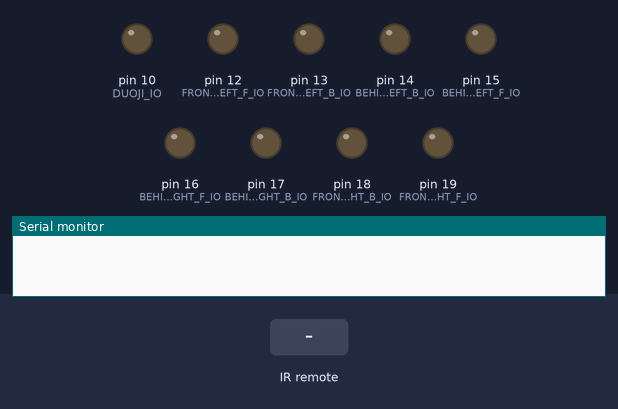
Simulated run of this sketch. Board: Arduino Uno, built with avr-gcc and run on an emulated ATmega328P. On the bench: output pins drawn as LEDs (lit = HIGH), the last lines printed to the serial monitor. Inputs (shaded band) come from the test bench.

Above: at 1.2 s.
1.3 s: infrared code 0xC2 received
At 1.9 s:
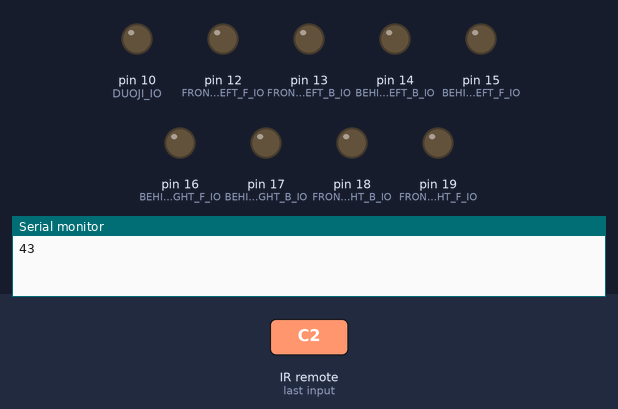
3.0 s: infrared code 0x22 received
At 4.7 s:
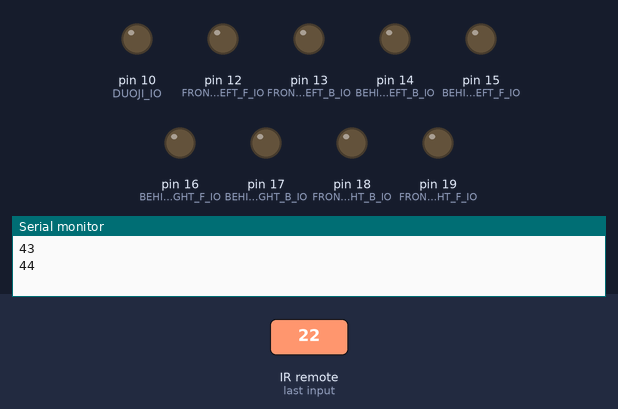
Timing chart, 0 to 6.2 s (numbered marks = the images above; inputs shaded):
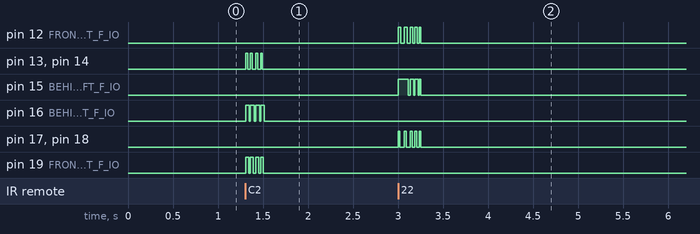

Measured:
- after the input at 1.3 s, pin 13 (FRONT_LEFT_B_IO), pin 14 (BEHIND_LEFT_B_IO): alternates HIGH for 0.02 s and LOW for 0.03 s, 8 changes in all, then stays LOW, starting at once
- after the input at 3.0 s, pin 12 (FRONT_LEFT_F_IO): alternates HIGH for 0.03 s and LOW for 0.03 s, 10 changes in all, then stays LOW, starting at once; pin 15 (BEHIND_LEFT_F_IO): LOW → HIGH at once, then repeats every 0.06 s: LOW 0.02 s, HIGH 0.04 s, until it stays LOW from 3.3 s

The sketch:

smartcar.ino
```cpp
/********************************* 深圳市航太电子有限公司 *******************************
* 实 验 名 ：小车红外+蓝牙遥控实验
* 实验说明 ：同时支持红外遥控以及手机蓝牙遥控小车
* 实验平台 ：流星7号、arduino UNO R3
* 连接方式 ：请参考interface.h文件
* 注    意 ：指令必须连续发送才会使小车动作，若停止发送指令，则小车会停止
* 作    者 ：航太电子产品研发部    QQ ：1909197536
* 店    铺 ：http://shop120013844.taobao.com/
****************************************************************************************/

#include <MsTimer2.h>
#include "interface.h"
#include <IRremote.h>
#include <Timer.h>

//变量定义
int timer_count;
unsigned int speed_count;//占空比计数器 50次一周期
char front_left_speed_duty;
char front_right_speed_duty;
char behind_left_speed_duty;
char behind_right_speed_duty;
unsigned char tick_5ms = 0;//5ms计数器，作为主函数的基本周期
unsigned char tick_1ms = 0;//1ms计数器，作为电机的基本计数器

char ctrl_comm;//控制指令
unsigned char continue_time = 0;
IRrecv irrecv(IRIN);
Timer t;
decode_results results;
char ir_rec_flag;
char bt_rec_flag;

//函数声明
void CarMove();
void CarGo();
void CarBack();
void CarLeft();
void CarRight();
void CarStop();

//根据占空比驱动电机转动
void CarMove()
{
	//左前轮
	if(front_left_speed_duty > 0)//向前
	{
		if(speed_count < front_left_speed_duty)
		{
			FRONT_LEFT_GO;
		}else
		{
			FRONT_LEFT_STOP;
		}
	}
	else if(front_left_speed_duty < 0)//向后
	{
		if(speed_count < (-1)*front_left_speed_duty)
		{
			FRONT_LEFT_BACK;
		}else
		{
			FRONT_LEFT_STOP;
		}
	}
	else                //停止
	{
		FRONT_LEFT_STOP;
	}

	//右前轮
	if(front_right_speed_duty > 0)//向前
	{
		if(speed_count < front_right_speed_duty)
		{
			FRONT_RIGHT_GO;
		}else                //停止
		{
			FRONT_RIGHT_STOP;
		}
	}
	else if(front_right_speed_duty < 0)//向后
	{
		if(speed_count < (-1)*front_right_speed_duty)
		{
			FRONT_RIGHT_BACK;
		}else                //停止
		{
			FRONT_RIGHT_STOP;
		}
	}
	else                //停止
	{
		FRONT_RIGHT_STOP;
	}

	//左后轮
	if(behind_left_speed_duty > 0)//向前
	{
		if(speed_count < behind_left_speed_duty)
		{
			BEHIND_LEFT_GO;
		}	else                //停止
		{
			BEHIND_LEFT_STOP;
		}
	}
	else if(behind_left_speed_duty < 0)//向后
	{
		if(speed_count < (-1)*behind_left_speed_duty)
		{
			BEHIND_LEFT_BACK;
		}	else                //停止
		{
			BEHIND_LEFT_STOP;
		}
	}
	else                //停止
	{
		BEHIND_LEFT_STOP;
	}

	//右后轮
	if(behind_right_speed_duty > 0)//向前
	{
		if(speed_count < behind_right_speed_duty)
		{
			BEHIND_RIGHT_GO;
		}	else                //停止
		{
			BEHIND_RIGHT_STOP;
		}
	}
	else if(behind_right_speed_duty < 0)//向后
	{
		if(speed_count < (-1)*behind_right_speed_duty)
		{
			BEHIND_RIGHT_BACK;
		}	else                //停止
		{
			BEHIND_RIGHT_STOP;
		}
	}
	else                //停止
	{
		BEHIND_RIGHT_STOP;
	}
}

//向前
void CarGo()
{
	front_left_speed_duty=SPEED_DUTY;
	front_right_speed_duty=SPEED_DUTY;
	behind_left_speed_duty=SPEED_DUTY;
	behind_right_speed_duty=SPEED_DUTY;
}

//后退
void CarBack()
{
	front_left_speed_duty=-SPEED_DUTY;
	front_right_speed_duty=-SPEED_DUTY;
	behind_left_speed_duty=-SPEED_DUTY;
	behind_right_speed_duty=-SPEED_DUTY;
}

//向左
void CarLeft()
{
	front_left_speed_duty=-20;
	front_right_speed_duty=SPEED_DUTY;
	behind_left_speed_duty=-20;
	behind_right_speed_duty=SPEED_DUTY+10;//增加后轮驱动力
}

//向右
void CarRight()
{
	front_left_speed_duty=SPEED_DUTY;
	front_right_speed_duty=-20;
	behind_left_speed_duty=SPEED_DUTY+10;//增加后轮驱动力
	behind_right_speed_duty=-20;
}

//停止
void CarStop()
{
	front_left_speed_duty=0;
	front_right_speed_duty=0;
	behind_left_speed_duty=0;
	behind_right_speed_duty=0;
}

void IOInit()
{
	pinMode(Echo, INPUT);
    pinMode(Trig, OUTPUT);
	pinMode(FRONT_LEFT_F_IO, OUTPUT);
	pinMode(FRONT_LEFT_B_IO, OUTPUT);
	pinMode(FRONT_RIGHT_F_IO, OUTPUT);
	pinMode(FRONT_RIGHT_B_IO, OUTPUT);
	pinMode(BEHIND_LEFT_F_IO, OUTPUT);
	pinMode(BEHIND_LEFT_B_IO, OUTPUT);
	pinMode(BEHIND_RIGHT_F_IO, OUTPUT);
	pinMode(BEHIND_RIGHT_B_IO, OUTPUT);

	pinMode(SEARCH_M_IO, INPUT);
	pinMode(SEARCH_R_IO, INPUT);
	pinMode(SEARCH_L_IO, INPUT);

	pinMode(DUOJI_IO, OUTPUT);

	pinMode(FRONT_RIGHT_S_IO, INPUT);
	pinMode(FRONT_LEFT_S_IO, INPUT);

}

//中断处理函数，改变灯的状态
void flash()
{
	tick_5ms++;
	speed_count++;
	if(speed_count >= 50)//50ms周期 //modfied by LC 2015.09.12 9:56
	{
           //     Serial.println(speed_count,HEX);
		speed_count = 0;

	}
	CarMove();
}

void setup() {

	IOInit();
	// 初始化串口参数
	Serial.begin(9600);
	CarStop();
	irrecv.enableIRIn(); // Start the receiver
    t.every(1,flash); //T = 1ms
}

void loop() {
	//指令接收部分
	//红外遥控部分
 	if (irrecv.decode(&results))
	{
		unsigned int value_temp;
		continue_time = 40;
		value_temp = (results.value & 0xffff);//取后16位
		if(value_temp != 0xffff)
		{
      		if((value_temp & 0xff00)>>8 == ( ~(value_temp & 0xff) & 0xff))//校验
      		{
      			ctrl_comm = (value_temp & 0xff00)>>8 & 0xff;
      			ir_rec_flag = 1;
      			switch(ctrl_comm)//指令转换
				{
					case 0x02: ctrl_comm = COMM_STOP; break;
					case 0x62: ctrl_comm = COMM_UP; break;
					case 0xA8: ctrl_comm = COMM_DOWN; break;
					case 0xC2: ctrl_comm = COMM_RIGHT; break;
					case 0x22: ctrl_comm = COMM_LEFT; break;
					default: break;
				}
      		}
        }
		irrecv.resume(); // Receive the next value
	}

	//蓝牙遥控部分
	  // 读取串口发送的信息:
    if (Serial.available() > 0)
	{
		char inChar;
		inChar = Serial.read();
	    if(ctrl_comm != inChar || continue_time == 1)
		{
			bt_rec_flag = 1;
			ctrl_comm = inChar;
		}
                continue_time = 40;
    }
    t.update();

	//执行部分
	if(tick_5ms >= 5)
	{
		tick_5ms = 0;
		continue_time--;//200ms 无接收指令就停车
		if(continue_time == 0)
		{
			continue_time = 1;
			CarStop();
		}
		//do something
	if(bt_rec_flag == 1 || ir_rec_flag == 1)//接收到红外信号
		{
			bt_rec_flag = 0;
			ir_rec_flag = 0;
			switch(ctrl_comm)
			{
			case COMM_UP:    CarGo();break;
			case COMM_DOWN:  CarBack();break;
			case COMM_LEFT:  CarLeft();break;
			case COMM_RIGHT: CarRight();break;
			case COMM_STOP:  CarStop();break;
				default : break;
			}
                        Serial.println(ctrl_comm,HEX);
		}
	}
}
```

interface.h
```cpp
#ifndef __INTERFACE_H_
#define __INTERFACE_H_

#include <Arduino.h>
//IO 接口定义

//蓝牙
//int Rx = 0;
//int Tx= 1;

//红外遥控
int IRIN = 11;

//超声波模块
int Echo = 9;
int Trig = 8;

//电机驱动
int FRONT_LEFT_F_IO =  12; //左前前进IO
int FRONT_LEFT_B_IO =  13; //左前后退IO

int FRONT_RIGHT_F_IO =  19; //右前前进IO
int FRONT_RIGHT_B_IO =  18; //右前后退IO

int BEHIND_LEFT_F_IO =  15; //左后前进IO
int BEHIND_LEFT_B_IO =  14; //左后后退IO

int BEHIND_RIGHT_F_IO =  16; //右后前进IO
int BEHIND_RIGHT_B_IO =  17; //右后后退IO

//红外循迹
int SEARCH_M_IO = 4;//中间循迹IO
int SEARCH_R_IO = 3;//右循迹IO
int SEARCH_L_IO = 2;//左循迹IO
#define BLACK_AREA 1
#define WHITE_AREA 0

#define SEARCH_M_BIT digitalRead(SEARCH_M_IO)
#define SEARCH_R_BIT digitalRead(SEARCH_R_IO)
#define SEARCH_L_BIT digitalRead(SEARCH_L_IO)

//舵机IO
int DUOJI_IO = 10;//开发板默认是P0^7,这里需要转到其他IO口上

//速度码盘反馈
int FRONT_RIGHT_S_IO =  5; //右前前进IO
int FRONT_LEFT_S_IO =  6; //左前前进IO
#define FRONT_RIGHT_S_BIT digitalRead(FRONT_RIGHT_S_IO)
#define FRONT_LEFT_S_BIT digitalRead(FRONT_LEFT_S_IO)

//电机运动控制

//左前
#define FRONT_LEFT_GO    digitalWrite(FRONT_LEFT_F_IO , 1) ; digitalWrite(FRONT_LEFT_B_IO , 0)//前进
#define FRONT_LEFT_BACK  digitalWrite(FRONT_LEFT_F_IO , 0); digitalWrite(FRONT_LEFT_B_IO , 1)//后退
#define FRONT_LEFT_STOP  digitalWrite(FRONT_LEFT_F_IO , 0); digitalWrite(FRONT_LEFT_B_IO , 0)//停止

//右前
#define FRONT_RIGHT_GO     digitalWrite(FRONT_RIGHT_F_IO , 1);digitalWrite(FRONT_RIGHT_B_IO , 0)
#define FRONT_RIGHT_BACK   digitalWrite(FRONT_RIGHT_F_IO , 0);digitalWrite(FRONT_RIGHT_B_IO , 1)
#define FRONT_RIGHT_STOP   digitalWrite(FRONT_RIGHT_F_IO , 0);digitalWrite(FRONT_RIGHT_B_IO , 0)

//左后
#define BEHIND_LEFT_GO     digitalWrite(BEHIND_LEFT_F_IO , 1);digitalWrite(BEHIND_LEFT_B_IO , 0)
#define BEHIND_LEFT_BACK   digitalWrite(BEHIND_LEFT_F_IO , 0);digitalWrite(BEHIND_LEFT_B_IO , 1)
#define BEHIND_LEFT_STOP   digitalWrite(BEHIND_LEFT_F_IO , 0);digitalWrite(BEHIND_LEFT_B_IO , 0)

//右后
#define BEHIND_RIGHT_GO    digitalWrite(BEHIND_RIGHT_F_IO , 1);digitalWrite(BEHIND_RIGHT_B_IO , 0)
#define BEHIND_RIGHT_BACK  digitalWrite(BEHIND_RIGHT_F_IO , 0);digitalWrite(BEHIND_RIGHT_B_IO , 1)
#define BEHIND_RIGHT_STOP  digitalWrite(BEHIND_RIGHT_F_IO , 0);digitalWrite(BEHIND_RIGHT_B_IO , 0)

#define SPEED_DUTY 30//默认占空比 按1ms最小分辨率 周期50ms计算 30 /50  60%

//指令定义
//#define COMM_STOP  0x02//停止
//#define COMM_UP    0x62//前进
//#define COMM_DOWN  0xA8//后退
//#define COMM_RIGHT 0xC2//右转
//#define COMM_LEFT  0x22//左转

#define COMM_STOP  'I'//停止
#define COMM_UP    'A'//前进
#define COMM_DOWN  'B'//后退
#define COMM_RIGHT 'D'//右转
#define COMM_LEFT  'C'//左转

#endif
```
